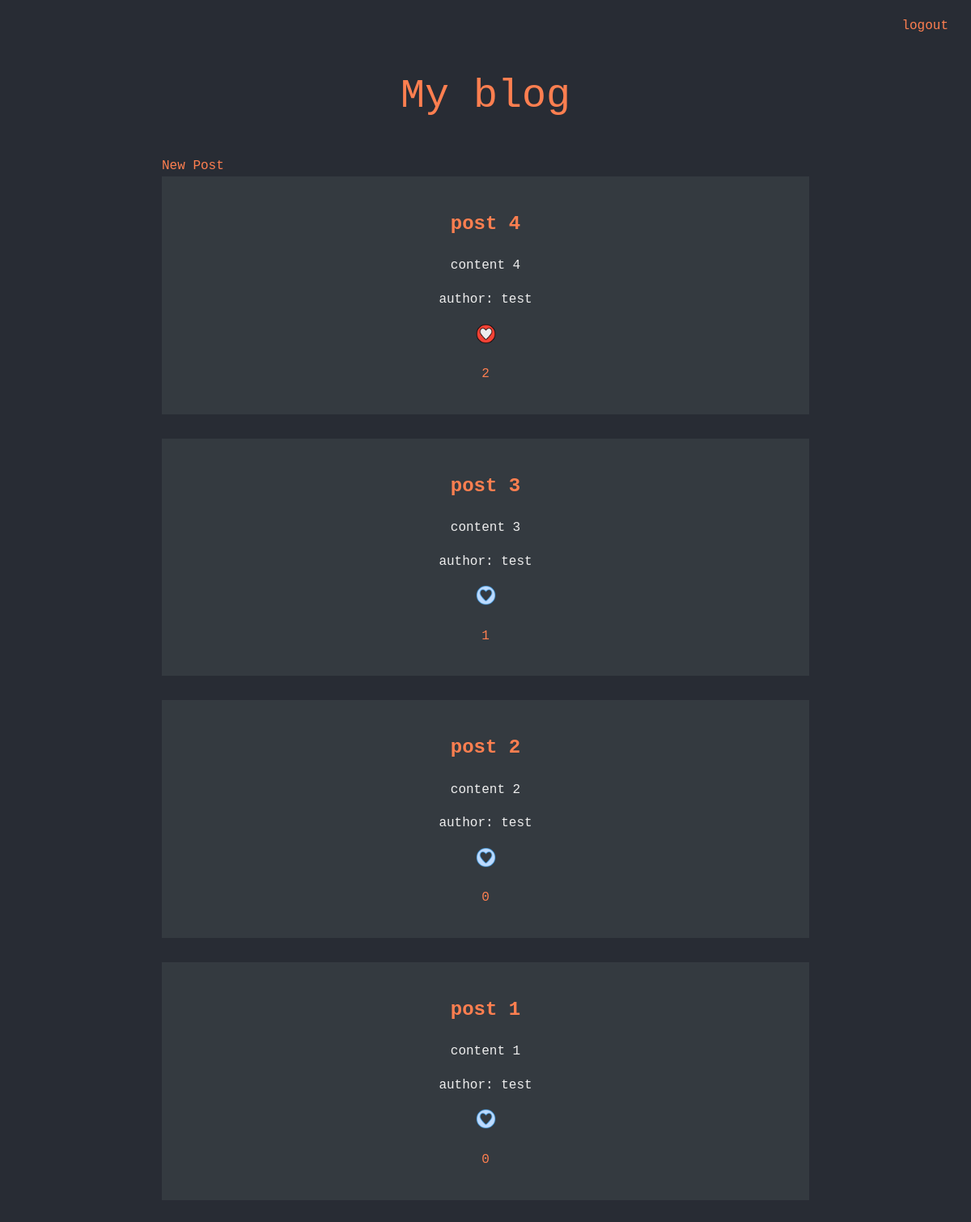
/blog/ (signed in), run on the app's committed database.
### tables this page shows
CREATE TABLE post(
  ID integer PRIMARY KEY AUTOINCREMENT,
  title text not NULL,
  content text
  , author_id integer);

### main.py (the view)
@app.route("/blog/")
def blog():
    print(request)
    conn, cursor = db_connect()
    cursor.execute('''SELECT post.id, post.title, post.content, post.author_id, user.user_name, count(post_like.id) as likes
    from post
    join user on post.author_id = user.id
    left join post_like on post.id = post_like.post_id
    group by
    post.id, post.title, post.content, post.author_id, user.user_name''')
    result = cursor.fetchall()
    posts = []
    for post in reversed(result):
        posts.append({
            'id': post[0],
            'title': post[1],
            'content': post[2],
            'author_id': post[3],
            'user_name': post[4],
            'likes': post[5]
        })
    user_likes = []
    if current_user.is_authenticated:
        cursor.execute('select post_id from post_like where user_id = ?', (current_user.id,) )
        likes_result = cursor.fetchall()
        for like in likes_result:
            user_likes.append(like[0])
    context = {'posts': posts,'user_likes': user_likes}
    return render_template("Blog.html", **context)

### main.py (called while the page is built)
@login_manager.user_loader
def load_user(user_id):
    conn, cursor = db_connect()
    cursor.execute('select *from User where id = ?', (user_id,))
    result = cursor.fetchone()
    if result is not None:
        return User(result[0], result[1], result[2], result[3])
    return None

def db_connect():
    connection = sqlite3.connect('sqlite.db')
    cursor = connection.cursor()
    return connection, cursor

### templates/Blog.html (shortened to what this page needs)
<!doctype html>
<html lang="en">
<head>
    <link rel="stylesheet" href="/static/style1.css">
</head>
<body>
<div class = 'navbar'>
    {% if not current_user.is_authenticated  %}
        <a href="{{ url_for('register')}}" class="navlink">register</a>
    <br>
    <a href="{{ url_for('login') }}" class="navlink">login</a>
    {% else %}
    <a href="{{ url_for('logout') }}" class="navlink">logout</a>
    {% endif %}
</div>
<div class="blog">
<h1>My blog</h1>
    <a href="{{ url_for('add_post')}}">New Post</a>
    {% for post in posts %}
        <div class="card">
            <h2><a href="{{ url_for('post',post_id = post.id) }}">{{ post.title }}</a></h2>
            <p>{{ post.content }}</p>
        <p>author: {{ post.user_name }}</p>
            {% if current_user.is_authenticated  %}
        <a class="button" href="{{ url_for('like_post',post_id = post.id)}}">
        {% if post.id in user_likes %}
            <img src="/static/like.png" height="25" >
            {% else %}
            <img src="/static/no_like.png" height="25">
        {% endif %}
        <p>{{ post.likes }}</p>
        </a>
            {% endif %}
        </div>
    {% endfor %}
</div>
</body>
</html>

### static/style1.css (style rules this page uses)
body { font-family: 'Courier New', monospace; background-color: #282c34; color: #eee; line-height: 1.6; }
.blog { margin: auto; max-width: 800px; }
h1 { font-size: 50px; font-weight: 300; color: #ff7f50; text-align: center; }
.card { padding: 20px; margin-bottom: 30px; background-color: #343a40; text-align: center; }
a { text-decoration: none; color: #ff7f50; }
.navbar { text-align: right; margin:20px; }

### data on the page
post: title "post 4", content "content 4", user_name "test", likes "2"
post: title "post 3", content "content 3", user_name "test", likes "1"
post: title "post 2", content "content 2", user_name "test", likes "0"
post: title "post 1", content "content 1", user_name "test", likes "0"
